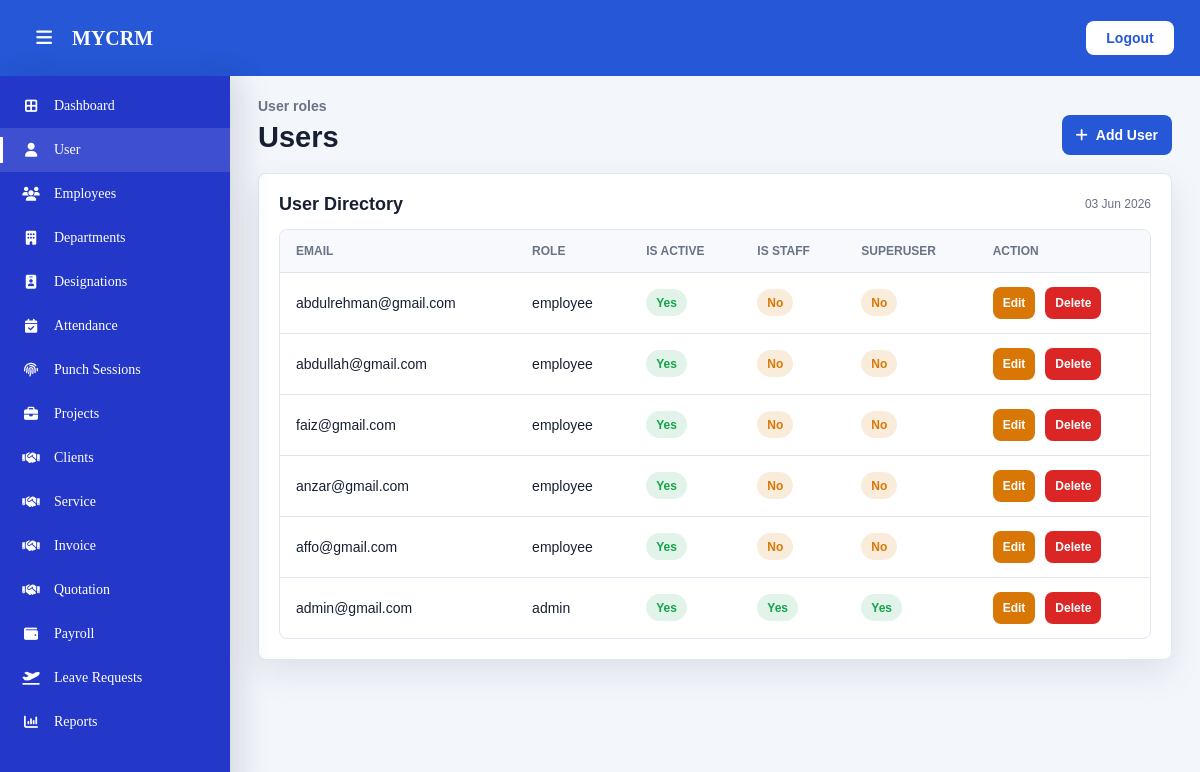
The page /dashboard/admin/users/ (signed in) on the database its author committed.
### accounts/models.py (models this page shows, shortened)
class User(AbstractBaseUser, PermissionsMixin):
    ROLE_CHOICES = [
        ("admin",    "Admin"),
        ("hr",       "HR"),
        ("manager",  "Manager"),
        ("employee", "Employee"),
    ]
    email      = models.EmailField(unique=True)
    role       = models.CharField(max_length=20, choices=ROLE_CHOICES, default="employee")
    is_active  = models.BooleanField(default=True)
    is_staff   = models.BooleanField(default=False)
    created_at = models.DateTimeField(auto_now_add=True)
    updated_at = models.DateTimeField(auto_now=True)
    objects = UserManager()
    USERNAME_FIELD  = "email"
    REQUIRED_FIELDS = []

### dashboard/views.py (the view)
# urls.py: path("admin/users/", user_list, name="user_list"),
@role_required("admin")
@ensure_csrf_cookie
def user_list(request):
    users = User.objects.all().order_by("-created_at")
    return render(request, "admin/user.html", {"users": users})

### accounts/utils.py (called while the page is built)
def is_mobile_device(request):
    user_agent = request.META.get('HTTP_USER_AGENT', '').lower()
    mobile_keywords = [
        'android', 'iphone', 'ipad', 'ipod', 'blackberry',
        'windows phone', 'opera mini', 'mobile', 'webos',
        'iemobile', 'silk'
    ]
    for keyword in mobile_keywords:
        if keyword in user_agent:
            return True
    return False

### dashboard/views.py (called while the page is built)
def role_required(*allowed_roles):
    def decorator(view_func):
        @login_required
        @wraps(view_func)
        def wrapper(request, *args, **kwargs):
            if request.user.role not in allowed_roles:
                raise PermissionDenied
            return view_func(request, *args, **kwargs)
        return wrapper
    return decorator

### dashboard/templates/admin/user.html (shortened to what this page needs)
{% extends "dashboard/admin_base.html" %}
{% load static %}
{% block extra_css %}
<link rel="stylesheet" href="{% static 'css/admin/user.css' %}">
{% endblock %}
{% block content %}
<section class="mycrm-content">
        <div class="mycrm-page-heading">
            <div>
                <p class="mycrm-eyebrow">User roles</p>
                <h1>Users</h1>
            </div>
            <div class="mycrm-page-heading-actions">
                <button class="mycrm-btn"
                        type="button"
                        data-mycrm-add>
                    <i class="fa-solid fa-plus"></i>
                    Add User
                </button>
            </div>
        </div>
        <div class="mycrm-card">
            <div class="mycrm-card-header">
                <h2>User Directory</h2>
                <span>03 Jun 2026</span>
            </div>
            <div class="mycrm-table-wrap">
                <table class="mycrm-table"
                       data-mycrm-table>
                    <thead>
                        <tr>
                            <th>Email</th>
                            <th>Role</th>
                            <th>Is Active</th>
                            <th>Is Staff</th>
                            <th>Superuser</th>
                            <th>Action</th>
                        </tr>
                    </thead>
                    <tbody>
                        {% for user in users %}
                        <tr>
                            <td>{{ user.email }}</td>
                            <td>{{ user.role }}</td>
                            <td>
                                {% if user.is_active %}
                                    <span class="mycrm-badge mycrm-badge-success">
                                        Yes
                                    </span>
                                {% else %}
                                    <span class="mycrm-badge mycrm-badge-warning">
                                        No
                                    </span>
                                {% endif %}
                            </td>
                            <td>
                                {% if user.is_staff %}
                                    <span class="mycrm-badge mycrm-badge-success">
                                        Yes
                                    </span>
                                {% else %}
                                    <span class="mycrm-badge mycrm-badge-warning">
                                        No
                                    </span>
                                {% endif %}
                            </td>
                            <td>
                                {% if user.is_superuser %}
                                    <span class="mycrm-badge mycrm-badge-success">
                                        Yes
                                    </span>
                                {% else %}
                                    <span class="mycrm-badge mycrm-badge-warning">
                                        No
                                    </span>
                                {% endif %}
                            </td>
                            <td>
                                <div class="mycrm-actions-row">
                                    <button class="mycrm-btn mycrm-btn-warning mycrm-btn-sm"
                                            type="button"
                                            data-mycrm-edit="{{ user.id }}">
                                        Edit
                                    </button>
                                    <button class="mycrm-btn mycrm-btn-danger mycrm-btn-sm"
                                            type="button"
                                            data-mycrm-delete="{{ user.id }}">
                                        Delete
                                    </button>
                                </div>
                            </td>
                        </tr>
                        {% endfor %}
                    </tbody>
                </table>
            </div>
        </div>
</section>
{% endblock %}

### static/css/admin/layout.css (style rules this page uses)
.mycrm-admin .mycrm-content { padding: calc(var(--mycrm-topbar-height) + 22px) 28px 36px; }

### static/css/admin/user.css (style rules this page uses)
.mycrm-admin .mycrm-topbar-left, .mycrm-admin .mycrm-topbar-actions, .mycrm-admin .mycrm-actions-row, .mycrm-admin .mycrm-page-heading-actions { display: flex; align-items: center; gap: 10px; }
.mycrm-admin .mycrm-content { padding: calc(var(--mycrm-topbar-height) + 22px) 28px 36px; }
.mycrm-admin .mycrm-page-heading { display: flex; align-items: flex-end; justify-content: space-between; gap: 18px; margin-bottom: 18px; }
.mycrm-admin .mycrm-eyebrow { margin: 0 0 6px; color: var(--mycrm-muted); font-weight: 600; }
.mycrm-admin .mycrm-page-heading h1 { margin: 0; font-size: 29px; line-height: 1.2; }
.mycrm-admin .mycrm-card { border: 1px solid var(--mycrm-line); border-radius: var(--mycrm-radius); background: var(--mycrm-card); box-shadow: var(--mycrm-shadow); padding: 20px; }
.mycrm-admin .mycrm-card-header { display: flex; align-items: center; justify-content: space-between; gap: 12px; margin-bottom: 14px; }
.mycrm-admin .mycrm-card-header h2 { margin: 0; font-size: 18px; }
.mycrm-admin .mycrm-card-header span { color: var(--mycrm-muted); font-size: 12px; }
.mycrm-admin .mycrm-table-wrap { width: 100%; overflow-x: auto; border: 1px solid var(--mycrm-line); border-radius: var(--mycrm-radius); }
.mycrm-admin .mycrm-table { width: 100%; min-width: 760px; border-collapse: collapse; }
.mycrm-admin .mycrm-table th, .mycrm-admin .mycrm-table td { padding: 14px 16px; border-bottom: 1px solid var(--mycrm-line); text-align: left; white-space: nowrap; }
.mycrm-admin .mycrm-table th { background: #f7f9fc; color: var(--mycrm-muted); font-size: 12px; font-weight: 800; text-transform: uppercase; }
.mycrm-admin .mycrm-table tr:last-child td { border-bottom: 0; }
.mycrm-admin .mycrm-badge { display: inline-flex; align-items: center; min-height: 27px; border-radius: 999px; padding: 0 10px; font-size: 12px; font-weight: 700; }
.mycrm-admin .mycrm-badge-success { background: rgba(22, 163, 74, 0.12); color: var(--mycrm-success); }
.mycrm-admin .mycrm-badge-warning { background: rgba(217, 119, 6, 0.14); color: var(--mycrm-warning); }
.mycrm-admin .mycrm-btn, .mycrm-admin .mycrm-icon-btn, .mycrm-admin .mycrm-logout-btn { border: 0; border-radius: var(--mycrm-radius); font: inherit; cursor: pointer; }
.mycrm-admin .mycrm-btn, .mycrm-admin .mycrm-logout-btn { min-height: 40px; display: inline-flex; align-items: center; justify-content: center; gap: 8px; padding: 0 14px; background: var(--mycrm-primary); color: #fff; font-weight: 700; }
.mycrm-admin .mycrm-btn-warning { background: var(--mycrm-warning); color: #fff; }
.mycrm-admin .mycrm-btn-danger { background: var(--mycrm-danger); color: #fff; }
.mycrm-admin .mycrm-btn-sm { min-height: 32px; padding: 0 10px; font-size: 12px; }

### rows shown on the page
User: email "abdulrehman@gmail.com", role "employee", is_active "Yes", is_staff "No", is_superuser "No"
User: email "abdullah@gmail.com", role "employee", is_active "Yes", is_staff "No", is_superuser "No"
User: email "faiz@gmail.com", role "employee", is_active "Yes", is_staff "No", is_superuser "No"
User: email "anzar@gmail.com", role "employee", is_active "Yes", is_staff "No", is_superuser "No"
User: email "affo@gmail.com", role "employee", is_active "Yes", is_staff "No", is_superuser "No"
User: email "admin@gmail.com", role "admin", is_active "Yes", is_staff "Yes", is_superuser "Yes"
